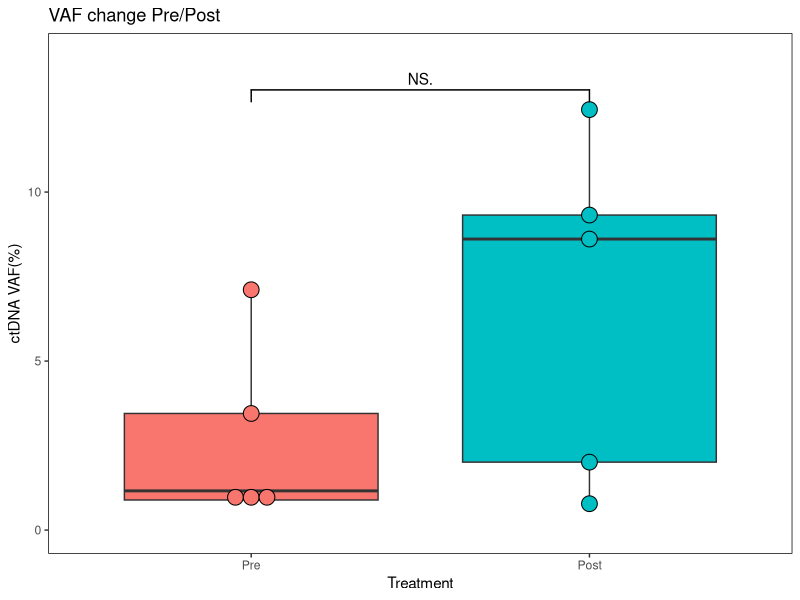

Recreate this plot in R.
rm(list=ls())

library(tidyverse)
library(ggsignif)
library(ggpubr)

mat = read.table('dynamic_boxplot.txt', header=TRUE)
mat$group <- factor(mat$group, levels=c('Pre','Post'))

p = ggplot(mat, aes(group, c.vaf_mean)) +
  geom_boxplot(aes(fill=group)) +
  geom_dotplot(aes(fill=group),
               binaxis = 'y',
               stackdir = 'center') +
  geom_signif(comparisons = list(c('Pre','Post')),
              test = 'wilcox.test',
              map_signif_level = TRUE) +
  labs(x='Treatment', y='ctDNA VAF(%)', title='VAF change Pre/Post') +
  ylim(0,14) +
  theme(panel.grid=element_blank(),
        panel.background = element_rect(fill = 'transparent',
                                        color='black'),
        legend.position = 'none')

p
